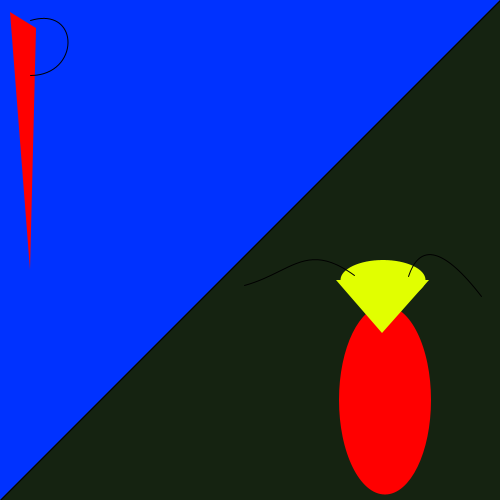
Frame 1 (no input)
Frame 60 (the mouse pressed at the canvas centre just before this capture): identical to frame 1, image omitted
Frame 120 (the mouse held since frame 60 and released just before this capture): identical to frame 1, image omitted

The Processing sketch that drew this single still picture (run headless with seeded random() and noise(); from frame 60 on, the mouse is pressed at the canvas centre):

// Processing sketch: processing_85810
// ── processing_85810.pde

int value = 0;

void setup (){
size(500, 500);
background(0, 50, 255);
fill(21, 35, 17);
triangle(0,500,500,0,500,500);
noStroke();
fill(255, 0, 0);
triangle(10,12,36,28,30,270);
ellipse(385, 400, 92, 189);
fill(225, 255, 0);
triangle(336, 280, 429, 280, 382, 333); 
ellipse(383, 280, 85, 40);
stroke(0);
noFill();
bezier(30,20,80,5,80,75,30,75);
bezier(354,275,306,240,291,272,244,285);
bezier(408,276,416,252,434,235,481,296);
}

void draw (){
if(value == 1){
 fill(0, 0, 0);
 ellipse(mouseX, mouseY, random(5, 80), random(5, 90));
 value=0;
}
println("mouse x: ");
println(mouseX);
println("mouse y: ");
println(mouseY);
}

void mouseReleased(){
 value=1;}
